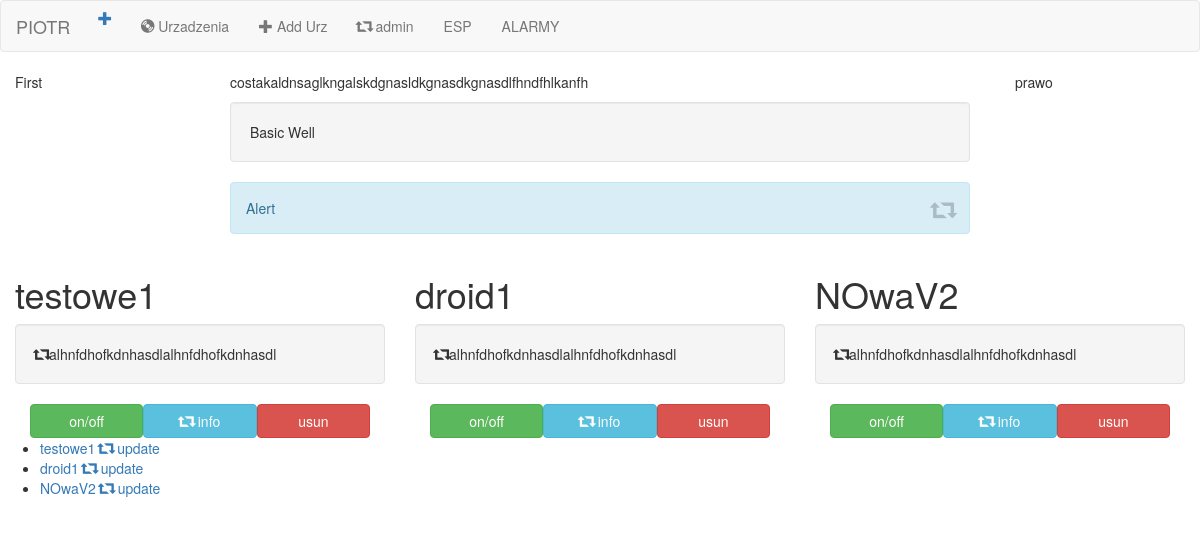
Before: /esp/ with the older database file.
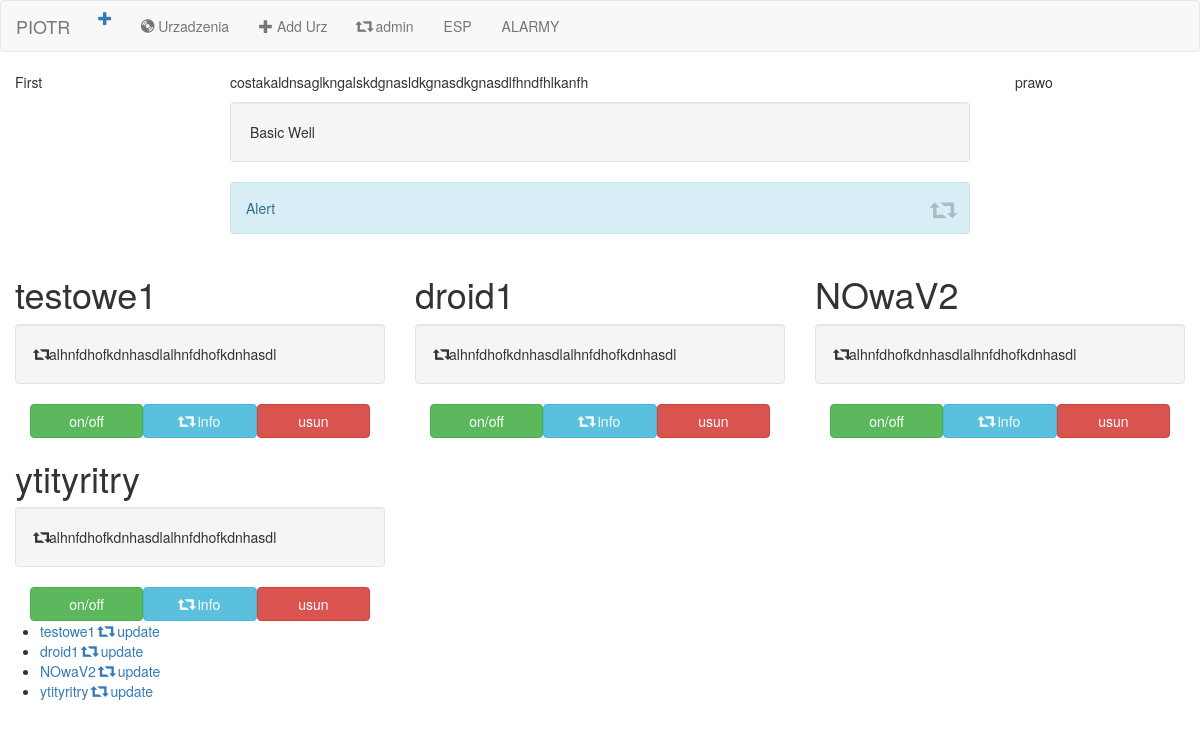
After: the same page with the newer database file.
### esp/models.py (models this page shows, shortened)
class Urzadzenie(models.Model):
    nr_ser = models.CharField(max_length=100)
    Nazwa = models.CharField(max_length=250)
    Seria = models.CharField(max_length=250)

### esp/views.py (the view)
# urls.py: path('', views.IndexView.as_view(), name='index'),
class IndexView(generic.ListView):
    template_name = 'esp/index.html'
    context_object_name = 'all_urzadzenia'
    def get_queryset(self):
        return Urzadzenie.objects.all()

### esp/templates/esp/index.html (shortened to what this page needs)
{% extends 'esp/base.html' %}
 {% block body %}
<div class="container-fluid">
    <div class="row">
        <div class="col-md-2">First</div>
        <div class="col-md-8">
            <div class="container-fluid">
                <p>costakaldnsaglkngalskdgnasldkgnasdkgnasdlfhndfhlkanfh</p>
                <div class="well">Basic Well</div>
                <div class="alert alert-info"><a href="#" class="close" data-dismiss="alert" aria-label="close"><span class="glyphicon glyphicon-retweet"></span></a>Alert</div>
            </div>
        </div>
        <div class="col-md-2">prawo</div>
    </div>
</div>
<div class="container-fluid">
    <div class="row">
        {% for urzadzenie in all_urzadzenia %}
        <div class="col-sm-4">
            <h1>{{urzadzenie.Nazwa}}</h1>
            <div class="well"> <span class="glyphicon glyphicon-retweet"></span>alhnfdhofkdnhasdlalhnfdhofkdnhasdl</div>
            <div class="container-fluid ">
                <div class="col-sm-4 przyciski">
                    <a href="#" class="btn btn-success btn-block"> on/off </a>
                </div>
                <div class="col-sm-4 przyciski">
                    <a href="{% url 'esp:detail' urzadzenie.id %}" class="btn btn-info btn-block"> <span class="glyphicon glyphicon-retweet"></span> info
                    </a>
                </div>
                <div class="col-sm-4 przyciski">
                    <a href="{% url 'esp:urzadzenie-delete' urzadzenie.id %}" class="btn btn-danger btn-block"> usun </a>
                </div>
            </div>
        </div>
        {% endfor %}
    </div>
</div>
<ul>
    {% for urzadzenie in all_urzadzenia %}
    <li>
        <div>
            <a href="{% url 'esp:detail' urzadzenie.id %}">{{urzadzenie.Nazwa}}</a>
            <a href="{% url 'esp:urzadzenie-update' urzadzenie.id %}">
                <span class="glyphicon glyphicon-retweet"></span> update
            </a>
        </div>
    </li>
    {% endfor %}
</ul>
{% endblock %}

Changed rows visible on the page:
added Urzadzenie: Nazwa "ytityritry"
